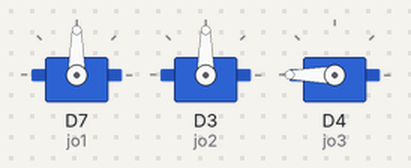
A sketch run on a simulated ESP8266 (NodeMCU). On the bench: 3 × servo. What the sketch prints to the serial monitor is not drawn.

Above: at 0.1 s.
At 20.48 s:
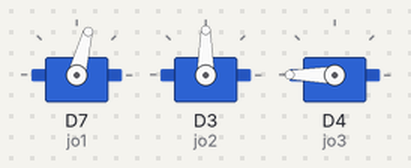
At 21.98 s:
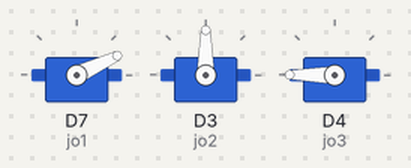
At 23.78 s:
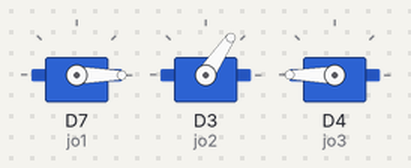
At 25.58 s:
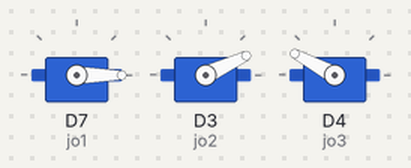
At 27.3 s:
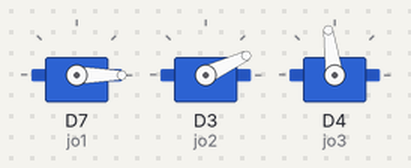
Timing chart, 0 to 28.8 s (numbered marks = the images above):
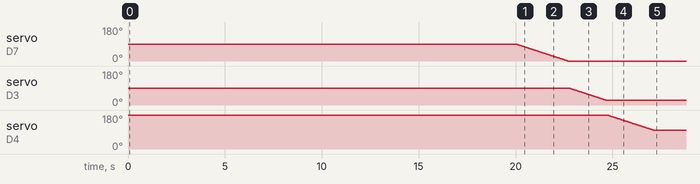

Measured:
- by itself, servo on D7 (jo1): moves from 90° to 0° over 2.7 s
- by itself, servo on D3 (jo2): moves from 90° to 25° over 1.9 s
- by itself, servo on D4 (jo3): moves from 180° to 98° over 2.4 s

The sketch:

roboCodigoCorrigido.ino
```cpp
#include <Servo.h> // servo library
#include <math.h> //calculo dos angulos

 Servo jo1, jo2, jo3; //juntas

//links
float l3 = 12;
float l5 = 10.5;

//Ponto P
float x, y, z;

//arcos 1 2 e 3
float a1,a2,a3;
float c1,c2,c3,s1,s2,s3;

//ângulos iniciais do motor servo
 float a1i = 90; //para girarmos -180 a 180 (range s1[0,360])
 float a2i = 90; //para girarmos -90 a 90 (range s2[0,180])
 float a3i = 180; // 0 a 180: arco3 0->180 ---> servo 180->0
//parametros passados ao servo(goal angles a partir dos angulos iniciais)
float pos, ga1,ga2,ga3;

 void setup()
 {
  Serial.begin(9600);
//Setando estado inicial
  jo1.attach(D7, 800, 2200);  // servo attach D3 pin of arduino
  jo1.write(a1i);
  jo2.attach(D3, 800, 2200);  // servo attach D3 pin of arduino
  jo2.write(a2i);
  jo3.attach(D4, 800, 2200);  // servo attach D3 pin of arduino
  jo3.write(a3i);

  //objetivo
  x = 8;
  y = 0;
  z = 15;

  angulo1();
  angulo3(); //angulo 3 deve ser calculado antes do 2
  angulo2();

Serial.println("Angulos");
  //Serial.println(a1);
  //Serial.println(a2);
  //Serial.println(a3);

  //definindo os goal angulos de acordo com a1i a2i a3i
  ga1 = a1i+a1;
  ga2 = a2i+a2;
  ga3 = a3i-a3;

  }
 void loop()
 {
   Serial.println("Angulos");
  Serial.println(a1);
  Serial.println(a2);
  Serial.println(a3);
  //Movimentando o robô para px,py,pz (rodar j1,j2 e j3 em ga1, ga2 e ga3 respectivamente)
  delay(20*1000); //alguns seg antes de iniciar
  //junta1 - verifica se irá incrementar ou decrementar e gira 1 grau por vez
  if(a1i<ga1){
    for(pos = a1i; pos < ga1; pos += 1)
      {
        jo1.write(pos);
        delay(30);
      }
  }else if(a1i>ga1){
    for(pos = a1i; pos >= ga1; pos-=1)
      {
        jo1.write(pos);
        delay(30);
      }
  }

  //junta2
  if(a2i<ga2){
    for(pos = a2i; pos < ga2; pos += 1)
      {
        jo2.write(pos);
        delay(30);
      }
  }else if(a2i>ga2){
    for(pos = a2i; pos >= ga2; pos-=1)
      {
        jo2.write(pos);
        delay(30);
      }
  }

  //junta3
  if(a3i>ga3){
    for(pos = a3i; pos >= ga3; pos -= 1)
      {
        jo3.write(pos);
        delay(30);
      }
  }else if(a3i<ga3){
    Serial.println("erro - a3 é sempre positivo e ga3 deve ser menor que a3i");
  }

  //depois de rotacionar, retorna à posição original após 1min
  delay(20*1000);

  //junta1
  if(a1i>ga1){
    for(pos = ga1; pos < a1i; pos += 1)
      {
        jo1.write(pos);
      }
  }else if(a1i<ga1){
    for(pos = ga1; pos >= a1i; pos-=1)
      {
        jo1.write(pos);
      }
  }

  //junta2
  if(a2i>ga2){
    for(pos = ga2; pos < a2i; pos += 1)
      {
        jo2.write(pos);
        delay(30);
      }
  }else if(a2i<ga2){
    for(pos = ga2; pos >= a2i; pos-=1)
      {
        jo2.write(pos);
        delay(30);
      }
  }

  //junta3
  if(a3i>ga3){
    for(pos = ga3; pos < a3i; pos += 1)
      {
        jo3.write(pos);
        delay(30);
      }
  }else if(a3i>ga3){
    Serial.println("erro");
  }

  delay(10*1000); //1min na posicao resetada

 }

//Funções de cinemática inversa
 void angulo1(){
   //calculo do ângulo 1 em radianos usando px e py
   float a1r = atan (-x/y);
   c1 = cos(a1r);
   s1 = sin(a1r);

   //ângulo em graus
   a1 = a1r*180/PI;
 }

 void angulo3(){
   //Usando c1 e s1 para calcular o cosseno de a3
   c3 = ( pow(x,2) + pow(y,2) + pow(z,2) - pow(l3,2) - pow(l5,2) )/(2*l3*l5);
   //radianos
   float a3r = acos(c3);
   s3 = sin(a3r);

   //graus
   a3 = a3r*180/PI;
 }

 void angulo2(){
   //Funcao quadratica para descobrir x = seno do angulo
  double pa = ( pow(l5,2) * pow(s3,2) ) + pow((l3 + (l5*c3)), 2);
  float pb = (-2)*z*(l3+(l5*c3));
  float pc = pow(z,2.0) - ( pow(l5,2.0) * pow(s3,2.0) );

  float Delta = pow(pb,2) - (4*pa*pc);

  float c2_1 = (-pb+sqrt(Delta))/(2*pa);
  float c2_2 = (-pb-sqrt(Delta))/(2*pa);

  float s2_1 = ( (c2_1*(l3+ (c3*l5))) - z)/l5/s3;
  float s2_2 = ( (c2_2*(l3+ (c3*l5))) - z)/l5/s3;

  //angulo em rad
  float a2r_1 = atan2(s2_1, c2_1);
  float a2r_2 = atan2(s2_2, c2_2);
  float a2r=0;
  if ( (y>0 && x<0)|| (y>0 && x>0)){
         a2r = max(a2r_1, a2r_2);}
        else{
        a2r = min(a2r_1, a2r_2);}
  //angulo em graus
  a2 = a2r*180/PI;
 }
 
```
